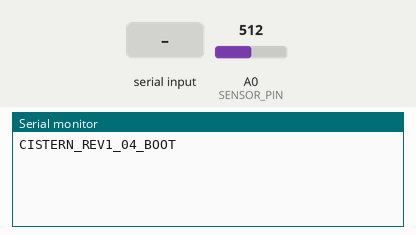
Recording of a sketch running on a simulated Arduino Uno, built with avr-gcc and run on an emulated ATmega328P. Parts: the last lines printed to the serial monitor. The test bench sets the inputs (shaded band); at power-on: A0 (SENSOR_PIN) = 512. EEPROM starts erased.

Above: at 1.2 s.
1.3 s: "PING\n" received over Serial
At 1.7 s:
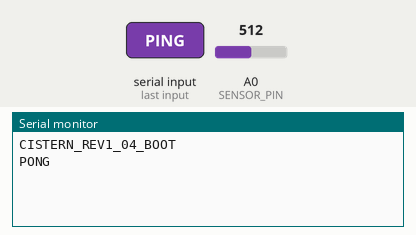
2.8 s: "GET_CAL\n" received over Serial
At 4.0 s:
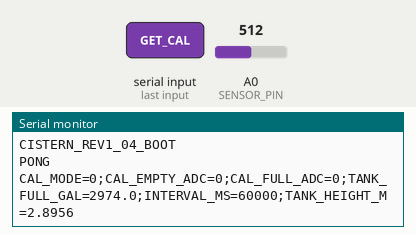
4.3 s: "CLR_CAL\n" received over Serial
At 5.3 s:
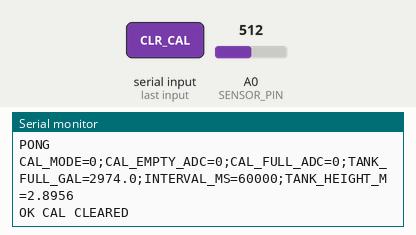
5.8 s: "CAL_EMPTY\n" received over Serial
At 7.1 s:
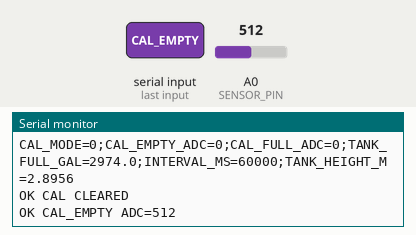
7.4 s: "CAL_FULL\n" received over Serial
At 8.2 s:
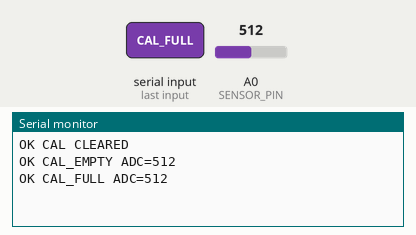
9.0 s: "SET_BASELINE \n" received over Serial
At 10.3 s:
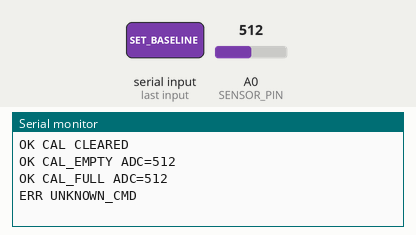

Measured:
- after the input at 1.3 s, the serial monitor: prints a new line at once (image 1)
- after the input at 2.8 s, the serial monitor: prints a new line at once (image 2)
- after the input at 4.3 s, the serial monitor: prints a new line at once (image 3)
- after the input at 5.8 s, the serial monitor: prints a new line after 0.13 s (image 4)
- after the input at 7.4 s, the serial monitor: prints a new line after 0.12 s (image 5)
- after the input at 9.0 s, the serial monitor: prints a new line at once (image 6)

The sketch:

cistern_pcb_rev1.04.ino
```cpp
// cistern_pcb_rev1_04.ino
#include <EEPROM.h>

// ---------------- CONFIG ----------------
static const uint8_t SENSOR_PIN = A0;          // ADC0
static unsigned long intervalMs = 60000;       // 1 minute default

// Tank geometry (baseline math uses this)
// 9.5 ft = 2.8956 m
static const float TANK_HEIGHT_M = 2.8956f;

// Sensor range: 0–5 m water, 4–20 mA, 250Ω => 1–5 V
static const float SENSOR_RANGE_M = 5.0f;

// ADC ref assumption (your AVCC ~5V from buck)
static const float ADC_REF_V = 5.0f;
static const int   ADC_MAX   = 1023;

// Capacity (imperial gallons) – you can adjust later via SET_CAP
static float TANK_FULL_IMP_GAL_DEFAULT = 2974.0f;

// ADC smoothing
static const uint8_t SAMPLES = 20;
static const uint8_t SAMPLE_DELAY_MS = 5;

// ---------------- EEPROM LAYOUT ----------------
// calMode:
// 0 = none
// 1 = true calibration (CAL_EMPTY/CAL_FULL used)
// 2 = baseline calibration (SET_BASELINE used)
struct CalData {
  uint16_t magic;
  uint8_t  calMode;
  uint16_t adcEmpty;
  uint16_t adcFull;
  float    tankFullGal;
};

static const uint16_t CAL_MAGIC = 0xC157;
static const int EEPROM_ADDR = 0;
static CalData cal;

// ---------------- HELPERS ----------------
static uint16_t readAdcAveraged(uint8_t pin) {
  uint32_t sum = 0;
  for (uint8_t i = 0; i < SAMPLES; i++) {
    sum += analogRead(pin);
    delay(SAMPLE_DELAY_MS);
  }
  return (uint16_t)(sum / SAMPLES);
}

static float clampf(float x, float lo, float hi) {
  if (x < lo) return lo;
  if (x > hi) return hi;
  return x;
}

static void saveCal() {
  EEPROM.put(EEPROM_ADDR, cal);
}

static void loadCal() {
  EEPROM.get(EEPROM_ADDR, cal);
  if (cal.magic != CAL_MAGIC) {
    cal.magic = CAL_MAGIC;
    cal.calMode = 0;
    cal.adcEmpty = 0;
    cal.adcFull = 0;
    cal.tankFullGal = TANK_FULL_IMP_GAL_DEFAULT;
    saveCal();
  }
  if (!(cal.tankFullGal > 10.0f && cal.tankFullGal < 50000.0f)) {
    cal.tankFullGal = TANK_FULL_IMP_GAL_DEFAULT;
    saveCal();
  }
}

static bool calValid() {
  return (cal.adcFull > cal.adcEmpty) && (cal.adcEmpty > 0) && (cal.adcFull <= 1023);
}

static float adcToPercent(uint16_t adc) {
  if (!calValid()) return -1.0f;
  float pct = (float)(adc - cal.adcEmpty) / (float)(cal.adcFull - cal.adcEmpty);
  pct *= 100.0f;
  return clampf(pct, 0.0f, 100.0f);
}

static float percentToGallons(float pct) {
  if (pct < 0.0f) return -1.0f;
  return (pct / 100.0f) * cal.tankFullGal;
}

// ---- Baseline calibration math ----
// Derive expected ADC span for *your tank height* using sensor physics:
// 0–5m => 1–5V across shunt => 4V span over 5m => 0.8V per meter
// ADC counts per volt: 1023/5V = 204.6
// counts per meter: 0.8 * 204.6 ≈ 163.7
static uint16_t expectedAdcSpanForTank() {
  float counts_per_v = (float)ADC_MAX / ADC_REF_V; // ~204.6
  float v_per_m = 4.0f / SENSOR_RANGE_M;           // 0.8 V/m
  float counts_per_m = v_per_m * counts_per_v;     // ~163.7
  float span = counts_per_m * TANK_HEIGHT_M;       // ~474 counts for 2.8956m
  if (span < 50) span = 50;
  if (span > 900) span = 900;
  return (uint16_t)(span + 0.5f);
}

// Apply baseline using measured percent at current level
static void setBaselineFromPercent(float pctMeasured) {
  pctMeasured = clampf(pctMeasured, 0.0f, 100.0f);

  uint16_t adcNow = readAdcAveraged(SENSOR_PIN);
  uint16_t span = expectedAdcSpanForTank();

  // adcEmpty = adcNow - pct*span
  float emptyF = (float)adcNow - (pctMeasured / 100.0f) * (float)span;
  float fullF  = emptyF + (float)span;

  uint16_t adcEmpty = (uint16_t)clampf(emptyF, 1.0f, 1023.0f);
  uint16_t adcFull  = (uint16_t)clampf(fullF,  (float)adcEmpty + 1.0f, 1023.0f);

  cal.adcEmpty = adcEmpty;
  cal.adcFull  = adcFull;
  cal.calMode  = 2; // baseline mode
  saveCal();

  Serial.print("OK BASELINE ADC_NOW=");
  Serial.print(adcNow);
  Serial.print(";ADC_EMPTY=");
  Serial.print(cal.adcEmpty);
  Serial.print(";ADC_FULL=");
  Serial.print(cal.adcFull);
  Serial.print(";SPAN=");
  Serial.print(span);
  Serial.print(";PCT=");
  Serial.println(pctMeasured, 1);
}

static void sendPacket(uint16_t adc, float pct, float gal) {
  Serial.print("LVL:");
  if (pct < 0) Serial.print("NA");
  else Serial.print(pct, 1);

  Serial.print(";G:");
  if (gal < 0) Serial.print("NA");
  else Serial.print((int)gal);

  Serial.print(";ADC:");
  Serial.print(adc);

  Serial.print(";CAL:");
  // 0 none, 1 true, 2 baseline
  Serial.print(calValid() ? cal.calMode : 0);

  Serial.println();
}

// ---------------- COMMANDS ----------------
static String cmdLine;

static void processCommand(String s) {
  s.trim();
  if (s.length() == 0) return;

  String up = s;
  up.toUpperCase();

  if (up == "PING") { Serial.println("PONG"); return; }

  if (up == "GET_CAL") {
    Serial.print("CAL_MODE=");
    Serial.print(calValid() ? cal.calMode : 0);
    Serial.print(";CAL_EMPTY_ADC=");
    Serial.print(cal.adcEmpty);
    Serial.print(";CAL_FULL_ADC=");
    Serial.print(cal.adcFull);
    Serial.print(";TANK_FULL_GAL=");
    Serial.print(cal.tankFullGal, 1);
    Serial.print(";INTERVAL_MS=");
    Serial.print(intervalMs);
    Serial.print(";TANK_HEIGHT_M=");
    Serial.println(TANK_HEIGHT_M, 4);
    return;
  }

  // Clear any calibration (baseline or true)
  if (up == "CLR_CAL" || up == "CLEAR_CAL") {
    cal.calMode = 0;
    cal.adcEmpty = 0;
    cal.adcFull = 0;
    saveCal();
    Serial.println("OK CAL CLEARED");
    return;
  }

  // True calibration points
  if (up == "CAL_EMPTY") {
    uint16_t adc = readAdcAveraged(SENSOR_PIN);
    cal.adcEmpty = adc;
    if (cal.adcFull <= cal.adcEmpty) cal.adcFull = cal.adcEmpty + 1;
    cal.calMode = 1; // true
    saveCal();
    Serial.print("OK CAL_EMPTY ADC=");
    Serial.println(adc);
    return;
  }

  if (up == "CAL_FULL") {
    uint16_t adc = readAdcAveraged(SENSOR_PIN);
    cal.adcFull = adc;
    if (cal.adcFull <= cal.adcEmpty) cal.adcEmpty = (cal.adcFull > 1) ? (cal.adcFull - 1) : 1;
    cal.calMode = 1; // true
    saveCal();
    Serial.print("OK CAL_FULL ADC=");
    Serial.println(adc);
    return;
  }

  // Baseline calibration from measured percent (0..100)
  if (up.startsWith("SET_BASELINE ")) {
    float pct = s.substring(13).toFloat();
    if (pct >= 0.0f && pct <= 100.0f) {
      setBaselineFromPercent(pct);
    } else {
      Serial.println("ERR BAD_BASELINE_PCT");
    }
    return;
  }

  // Set capacity (imperial gallons)
  if (up.startsWith("SET_CAP ")) {
    float v = s.substring(8).toFloat();
    if (v > 10.0f && v < 50000.0f) {
      cal.tankFullGal = v;
      saveCal();
      Serial.print("OK SET_CAP ");
      Serial.println(cal.tankFullGal, 1);
    } else {
      Serial.println("ERR BAD_CAP");
    }
    return;
  }

  // Change interval (ms) 1s .. 1hr
  if (up.startsWith("SET_INT ")) {
    unsigned long v = (unsigned long)s.substring(8).toInt();
    if (v >= 1000UL && v <= 3600000UL) {
      intervalMs = v;
      Serial.print("OK SET_INT ");
      Serial.println(intervalMs);
    } else {
      Serial.println("ERR BAD_INT");
    }
    return;
  }

  Serial.println("ERR UNKNOWN_CMD");
}

static void serviceCommandsNonBlocking() {
  while (Serial.available()) {
    char c = (char)Serial.read();
    if (c == '\n') {
      processCommand(cmdLine);
      cmdLine = "";
    } else if (c != '\r') {
      if (cmdLine.length() < 80) cmdLine += c;
      else cmdLine = "";
    }
  }
}

// ---------------- MAIN ----------------
static unsigned long lastTick = 0;

void setup() {
  Serial.begin(9600); // HC-12 UART
  loadCal();
  Serial.println("CISTERN_REV1_04_BOOT");
}

void loop() {
  serviceCommandsNonBlocking();

  unsigned long now = millis();
  if (now - lastTick >= intervalMs) {
    lastTick = now;

    uint16_t adc = readAdcAveraged(SENSOR_PIN);
    float pct = adcToPercent(adc);
    float gal = percentToGallons(pct);

    sendPacket(adc, pct, gal);
  }
}
```
